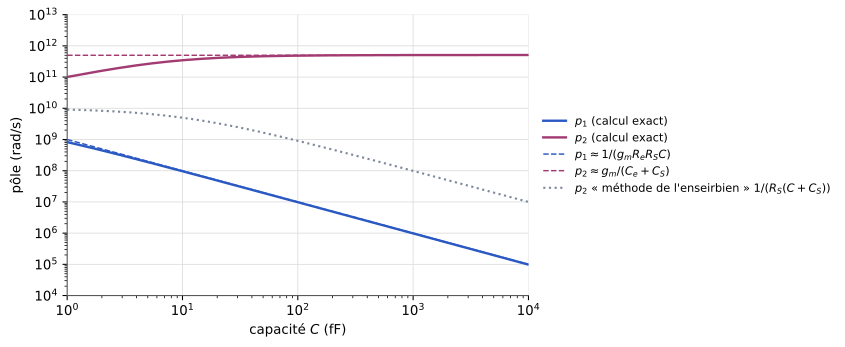

Recreate this plot in Python.
"""Figure — Séparation des pôles : position des deux pôles de v_out/i_e en fonction de la capacité C entre grille et drain (EANA3, chapitre 1).
Reconstruite (aucune source ne trace ces courbes) : pôles calculés à partir du dénominateur établi dans les notes externes
[notes-2023-c02, p. 3] et [tableau-2020-c03, p. 2] ; allure à comparer au croquis [notes-2023-c02, p. 4] et [tableau-2020-c03, p. 4].
Valeurs choisies pour la figure : g_m = 10 mS (ordre de grandeur des notes), R_e = R_S = 10 kΩ, C_e = C_S = 10 fF."""
import matplotlib
matplotlib.use("svg")
import matplotlib.pyplot as plt
import matplotlib.ticker as mticker
import numpy as np
from pathlib import Path

# --- Style commun des figures Bristol (recopié dans chaque script) ---
plt.rcParams.update({
    "font.family": "DejaVu Sans", "mathtext.fontset": "dejavusans", "font.size": 10,
    "axes.grid": True, "grid.color": "#DADADA", "grid.linewidth": 0.6,
    "axes.edgecolor": "#555555", "axes.linewidth": 0.8,
    "axes.spines.top": False, "axes.spines.right": False,
    "lines.linewidth": 1.8, "legend.frameon": False,
    "svg.hashsalt": "bristol",  # rendu SVG reproductible
})
BLEU, VERT, MAGENTA, ORANGE = "#2B59C3", "#1B9E77", "#A23B72", "#E08A1E"
GRIS = "#7E889B"   # éléments ajoutés par rapport à la source (conventions.md § 9)
ENCRE = "#222222"

def virgule(ax, axes="xy"):
    """Virgule décimale et vrai signe moins sur les graduations."""
    f = mticker.FuncFormatter(lambda x, _: f"{x:g}".replace(".", ",").replace("-", "−"))
    if "x" in axes: ax.xaxis.set_major_formatter(f)
    if "y" in axes: ax.yaxis.set_major_formatter(f)

def sauver(fig):
    fig.savefig(Path(__file__).with_suffix(".svg"), bbox_inches="tight", metadata={"Date": None})
# --- Fin du style commun ---
gm, Re, Rs, Ce, Cs = 10e-3, 10e3, 10e3, 10e-15, 10e-15
C = np.logspace(-15, -11, 400)
b1 = (Cs + C) * Rs + (Ce + C) * Re + gm * Re * Rs * C
b2 = (Cs * Ce + C * Ce + C * Cs) * Re * Rs
# D(p) = 1 + b1 p + b2 p^2 = (1 + p/p1)(1 + p/p2) : p1, p2 > 0 (pôles réels négatifs -p1, -p2)
disc = np.sqrt(b1**2 - 4 * b2)
p1 = 2 / (b1 + disc)
p2 = (b1 + disc) / (2 * b2)
Cf = C * 1e15  # en fF
fig, ax = plt.subplots(figsize=(6.2, 3.8))
ax.loglog(Cf, p1, color=BLEU, label="$p_1$ (calcul exact)")
ax.loglog(Cf, p2, color=MAGENTA, label="$p_2$ (calcul exact)")
ax.loglog(Cf, 1 / (gm * Re * Rs * C), color=BLEU, ls="--", lw=1.1, label=r"$p_1 \approx 1/(g_m R_e R_S C)$")
ax.axhline(gm / (Ce + Cs), color=MAGENTA, ls="--", lw=1.1, label=r"$p_2 \approx g_m/(C_e + C_S)$")
ax.loglog(Cf, 1 / (Rs * (C + Cs)), color=GRIS, ls=":", lw=1.6, label=r"$p_2$ « méthode de l'enseirbien » $1/(R_S(C + C_S))$")
ax.set_xlabel("capacité $C$ (fF)"); ax.set_ylabel("pôle (rad/s)")
ax.set_xlim(1, 1e4); ax.set_ylim(1e4, 1e13)
ax.legend(loc="center left", bbox_to_anchor=(1.01, 0.5), fontsize=8.5)
ax.grid(True, which="major", color="#DADADA", lw=0.6)
sauver(fig)
